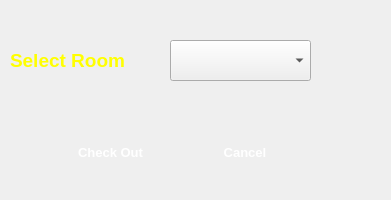
<?xml version="1.0" encoding="UTF-8"?>
<ui version="4.0">
 <class>CheckOutDialog</class>
 <widget class="QDialog" name="CheckOutDialog">
  <property name="windowModality">
   <enum>Qt::WindowModal</enum>
  </property>
  <property name="geometry">
   <rect>
    <x>0</x>
    <y>0</y>
    <width>391</width>
    <height>200</height>
   </rect>
  </property>
  <property name="windowTitle">
   <string>Check Out</string>
  </property>
  <widget class="QComboBox" name="cmbRoomList">
   <property name="geometry">
    <rect>
     <x>170</x>
     <y>40</y>
     <width>141</width>
     <height>41</height>
    </rect>
   </property>
   <property name="font">
    <font>
     <pointsize>12</pointsize>
     <kerning>true</kerning>
    </font>
   </property>
  </widget>
  <widget class="QLabel" name="label">
   <property name="geometry">
    <rect>
     <x>10</x>
     <y>40</y>
     <width>161</width>
     <height>41</height>
    </rect>
   </property>
   <property name="font">
    <font>
     <pointsize>12</pointsize>
    </font>
   </property>
   <property name="text">
    <string>&lt;html&gt;&lt;head/&gt;&lt;body&gt;&lt;p&gt;&lt;span style=&quot; font-size:14pt; font-weight:600; color:#ffff00;&quot;&gt;Select Room&lt;/span&gt;&lt;/p&gt;&lt;/body&gt;&lt;/html&gt;</string>
   </property>
  </widget>
  <widget class="QPushButton" name="btnCheckout">
   <property name="geometry">
    <rect>
     <x>60</x>
     <y>140</y>
     <width>101</width>
     <height>25</height>
    </rect>
   </property>
   <property name="palette">
    <palette>
     <active>
      <colorrole role="ButtonText">
       <brush brushstyle="SolidPattern">
        <color alpha="255">
         <red>255</red>
         <green>255</green>
         <blue>255</blue>
        </color>
       </brush>
      </colorrole>
     </active>
     <inactive>
      <colorrole role="ButtonText">
       <brush brushstyle="SolidPattern">
        <color alpha="255">
         <red>255</red>
         <green>255</green>
         <blue>255</blue>
        </color>
       </brush>
      </colorrole>
     </inactive>
     <disabled>
      <colorrole role="ButtonText">
       <brush brushstyle="SolidPattern">
        <color alpha="255">
         <red>120</red>
         <green>120</green>
         <blue>120</blue>
        </color>
       </brush>
      </colorrole>
     </disabled>
    </palette>
   </property>
   <property name="font">
    <font>
     <pointsize>10</pointsize>
     <weight>75</weight>
     <bold>true</bold>
    </font>
   </property>
   <property name="text">
    <string>Check Out</string>
   </property>
   <property name="flat">
    <bool>true</bool>
   </property>
  </widget>
  <widget class="QPushButton" name="btnCancel">
   <property name="geometry">
    <rect>
     <x>210</x>
     <y>140</y>
     <width>70</width>
     <height>25</height>
    </rect>
   </property>
   <property name="palette">
    <palette>
     <active>
      <colorrole role="ButtonText">
       <brush brushstyle="SolidPattern">
        <color alpha="255">
         <red>255</red>
         <green>255</green>
         <blue>255</blue>
        </color>
       </brush>
      </colorrole>
     </active>
     <inactive>
      <colorrole role="ButtonText">
       <brush brushstyle="SolidPattern">
        <color alpha="255">
         <red>255</red>
         <green>255</green>
         <blue>255</blue>
        </color>
       </brush>
      </colorrole>
     </inactive>
     <disabled>
      <colorrole role="ButtonText">
       <brush brushstyle="SolidPattern">
        <color alpha="255">
         <red>120</red>
         <green>120</green>
         <blue>120</blue>
        </color>
       </brush>
      </colorrole>
     </disabled>
    </palette>
   </property>
   <property name="font">
    <font>
     <pointsize>10</pointsize>
     <weight>75</weight>
     <bold>true</bold>
    </font>
   </property>
   <property name="text">
    <string>Cancel</string>
   </property>
   <property name="flat">
    <bool>true</bool>
   </property>
  </widget>
  <widget class="QLabel" name="label_2">
   <property name="geometry">
    <rect>
     <x>-20</x>
     <y>0</y>
     <width>411</width>
     <height>201</height>
    </rect>
   </property>
   <property name="text">
    <string/>
   </property>
   <property name="pixmap">
    <pixmap resource="assest.qrc">:/assest/architecture.jpg</pixmap>
   </property>
   <property name="scaledContents">
    <bool>true</bool>
   </property>
  </widget>
  <zorder>label_2</zorder>
  <zorder>cmbRoomList</zorder>
  <zorder>label</zorder>
  <zorder>btnCheckout</zorder>
  <zorder>btnCancel</zorder>
 </widget>
 <resources>
  <include location="assest.qrc"/>
 </resources>
 <connections/>
</ui>
